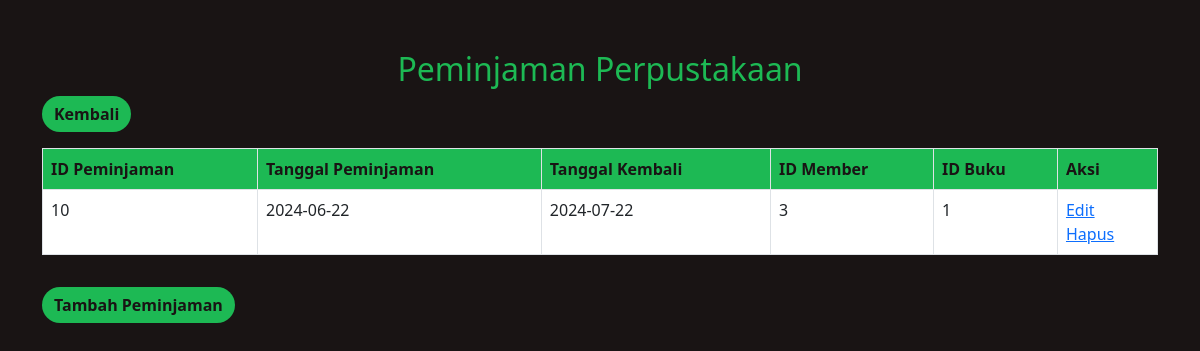
Screenshot of /peminjaman.php with the database file from the repository.
### tables this page shows
CREATE TABLE `peminjaman` (
  `id_peminjaman` int(11) NOT NULL,
  `tgl_pinjam` date NOT NULL,
  `tgl_kembali` date NOT NULL,
  `id_member` int(11) NOT NULL,
  `id_buku` int(11) NOT NULL
);

### model.php (the view, shortened to what this page needs)
<?php
    require('Koneksi.php');
    function tampilPeminjaman() {
        global $kon;
        $peminjaman = mysqli_query($kon, "SELECT * FROM peminjaman");
        foreach ($peminjaman as $pj) {
            echo "<tr>";
            echo "<td>". $pj['id_peminjaman'] . "</td>";
            echo "<td>". $pj['tgl_pinjam'] . "</td>";
            echo "<td>". $pj['tgl_kembali'] . "</td>";
            echo "<td>". $pj['id_member'] . "</td>";
            echo "<td>". $pj['id_buku'] . "</td>";
            echo "<td>". "<a href = 'formPeminjaman.php?id_peminjaman=" . $pj['id_peminjaman'] . "'> Edit </a> <br>";
            echo "<a href = 'peminjaman.php?id_peminjaman=" . $pj['id_peminjaman'] . "' onclick=\"return confirm('Yakin untuk menghapus?')\"> Hapus </a> </td>";
            echo "</tr>";
        }
    }
?>

### peminjaman.php (style rules this page uses)
body { background-color: #191414; color: #FFFFFF; }
.table tbody tr { background-color: #282828; }

### rows the page displays
peminjaman: id_peminjaman "10", tgl_pinjam "2024-06-22", tgl_kembali "2024-07-22", id_member "3", id_buku "1"
